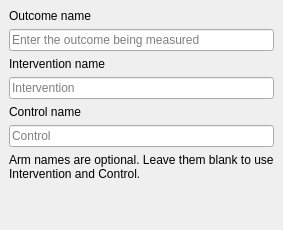
<?xml version="1.0" encoding="UTF-8"?>
<ui version="4.0">
 <class>WizardPage</class>
 <widget class="QWizardPage" name="WizardPage">
  <property name="title"><string>Name the outcome and arms</string></property>
  <layout class="QVBoxLayout" name="workflowPageLayout">
   <property name="leftMargin"><number>0</number></property><property name="topMargin"><number>0</number></property><property name="rightMargin"><number>0</number></property><property name="bottomMargin"><number>0</number></property>
   <item><widget class="QScrollArea" name="pageScrollArea">
    <property name="focusPolicy"><enum>Qt::NoFocus</enum></property><property name="frameShape"><enum>QFrame::NoFrame</enum></property><property name="widgetResizable"><bool>true</bool></property>
    <widget class="QWidget" name="pageScrollContent">
     <property name="sizePolicy"><sizepolicy hsizetype="Ignored" vsizetype="Preferred"><horstretch>0</horstretch><verstretch>0</verstretch></sizepolicy></property>
     <layout class="QVBoxLayout" name="namingLayout">
      <item><layout class="QFormLayout" name="formLayout">
       <property name="fieldGrowthPolicy"><enum>QFormLayout::AllNonFixedFieldsGrow</enum></property><property name="rowWrapPolicy"><enum>QFormLayout::WrapAllRows</enum></property>
       <item row="0" column="0"><widget class="QLabel" name="label"><property name="text"><string>Outcome name</string></property><property name="buddy"><cstring>outcome_name_LineEdit</cstring></property></widget></item>
       <item row="0" column="1"><widget class="QLineEdit" name="outcome_name_LineEdit"><property name="placeholderText"><string>Enter the outcome being measured</string></property><property name="accessibleName"><string>Outcome name</string></property></widget></item>
       <item row="1" column="0"><widget class="QLabel" name="first_group_label"><property name="text"><string>Intervention name</string></property><property name="buddy"><cstring>first_group_name</cstring></property></widget></item>
       <item row="1" column="1"><widget class="QLineEdit" name="first_group_name"><property name="placeholderText"><string>Intervention</string></property><property name="accessibleName"><string>Intervention name</string></property></widget></item>
       <item row="2" column="0"><widget class="QLabel" name="second_group_label"><property name="text"><string>Control name</string></property><property name="buddy"><cstring>second_group_name</cstring></property></widget></item>
       <item row="2" column="1"><widget class="QLineEdit" name="second_group_name"><property name="placeholderText"><string>Control</string></property><property name="accessibleName"><string>Control name</string></property></widget></item>
      </layout></item>
      <item><widget class="QLabel" name="name_note"><property name="text"><string>Arm names are optional. Leave them blank to use Intervention and Control.</string></property><property name="wordWrap"><bool>true</bool></property></widget></item>
      <item><widget class="QLabel" name="validation_label"><property name="text"><string/></property><property name="wordWrap"><bool>true</bool></property><property name="accessibleName"><string>Name validation</string></property></widget></item>
      <item><spacer name="namingSpacer"><property name="orientation"><enum>Qt::Vertical</enum></property><property name="sizeHint" stdset="0"><size><width>20</width><height>20</height></size></property></spacer></item>
     </layout>
    </widget>
   </widget></item>
  </layout>
 </widget>
 <tabstops><tabstop>outcome_name_LineEdit</tabstop><tabstop>first_group_name</tabstop><tabstop>second_group_name</tabstop></tabstops>
 <resources/><connections/>
</ui>
